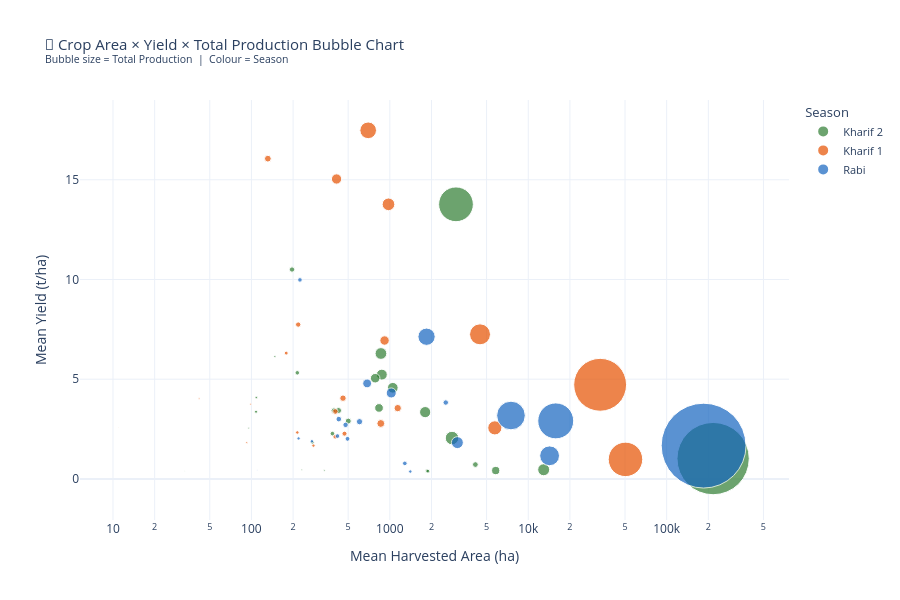

Here is the notebook cell this chart was saved with:
### Markdown cell above
---

## 🫧 Visualization 11 — Plotly Interactive Bubble Chart: Area × Yield × Production
### (Plotly)

### Code cell
crop_bubble = (df.groupby(['Crop Name','Season'])
                 .agg(Mean_Yield=('Yield','mean'),
                      Mean_Area=('Area','mean'),
                      Total_Production=('Production','sum'),
                      Count=('Yield','count'))
                 .reset_index().round(2))

fig2 = px.scatter(
    crop_bubble,
    x='Mean_Area', y='Mean_Yield',
    size='Total_Production', color='Season',
    hover_name='Crop Name',
    size_max=60,
    color_discrete_map={'Rabi': '#1565C0', 'Kharif 1': '#E65100', 'Kharif 2': '#2E7D32'},
    labels={'Mean_Area': 'Mean Harvested Area (ha)',
            'Mean_Yield': 'Mean Yield (t/ha)',
            'Total_Production': 'Total Production (tonnes)'},
    title='🫧 Crop Area × Yield × Total Production Bubble Chart<br>'
          '<sup>Bubble size = Total Production  |  Colour = Season</sup>',
    log_x=True
)
fig2.update_layout(height=600, template='plotly_white',
                   legend=dict(title='Season', font=dict(size=11)),
                   title_font_size=15)
fig2.write_html('viz11_bubble_area_yield.html')
fig2.show()

print("""
📌 Interpretation:
   The bubble chart reveals that some crops have small harvested area but very high
   yield (top-left), while others occupy large areas with modest yields (bottom-right).
   Bubble size (total production) highlights strategic crops — Boro rice has the
   largest bubble, confirming it is Bangladesh's dominant staple food crop.

🔗 Business Relevance:
   Policymakers should distinguish between high-yield crops (intensive farming)
   and high-production crops (staple food security). This chart guides resource
   allocation between food security crops vs high-value export crops.
""")

### Figure 1 — Plotly figure (JSON) as saved in the notebook; plotly's stock layout.template omitted (floating-point values rounded to 4 significant figures)
{"data": [{"hovertemplate": "<b>%{hovertext}</b><br><br>Season=Kharif 2<br>Mean Harvested Area (ha)=%{x}<br>Mean Yield (t/ha)=%{y}<br>Total Production (tonnes)=%{marker.size}<extra></extra>", "hovertext": ["Aman", "Arhar", "Barbati", "Betelnut", "Black Berry", "Cabbage", "Carrot", "Cauliflower", "Cucumber", "Garlic", "Gourd", "Gram", "Green Palmyra", "Jamrul", "Lentil", "Mashkalai", "Motor", "Mug", "Oal Kachu", "Palong Shak", "Patal", "Pineapple", "Puishak", "Radish", "Rape & Mustard", "Shalgom", "Sugarcane", "Tobacco"], "legendgroup": "Kharif 2", "marker": {"color": "#2E7D32", "size": [14437769, 458, 33266, 345773, 56899, 380243, 27551, 327717, 94889, 501608, 251753, 4996, 79038, 12688, 185500, 37334, 8051, 41173, 17028, 60495, 98440, 208141, 97998, 315602, 396574, 9206, 3332528, 88993], "sizemode": "area", "sizeref": 5524.0, "symbol": "circle"}, "mode": "markers", "name": "Kharif 2", "orientation": "v", "showlegend": true, "type": "scatter", "x": [216500.0, 33.06, 276.1, 1799.0, 214.5, 862.3, 108, 875.3, 395.0, 2813.0, 783.7, 230.7, 196.5, 147.8, 5818.0, 1858.0, 336.4, 1884.0, 108.5, 384.9, 500.8, 835.3, 426.2, 1051.0, 12930.0, 95.63, 3005.0, 4150.0], "xaxis": "x", "y": [1.02, 0.4, 1.83, 3.35, 5.32, 6.29, 3.37, 5.23, 3.42, 2.05, 5.05, 0.46, 10.5, 6.14, 0.42, 0.41, 0.43, 0.39, 4.08, 2.27, 2.9, 3.56, 3.43, 4.57, 0.46, 2.55, 13.77, 0.72], "yaxis": "y"}, {"hovertemplate": "<b>%{hovertext}</b><br><br>Season=Kharif 1<br>Mean Harvested Area (ha)=%{x}<br>Mean Yield (t/ha)=%{y}<br>Total Production (tonnes)=%{marker.size}<extra></extra>", "hovertext": ["Amra", "Aus", "Beans", "Chalkumra", "Dalim", "Date Palm", "Green Coconut", "Green Papaya", "Guava", "Jack Fruit", "Jambura", "Jhinga", "Jute", "Kakrol", "Kolmi Shak", "Lady’S Finger", "Maize 1", "Malta", "Mango", "Mukhi Kachu", "Ripe Papaya", "Safeda", "Taramind", "Wood Apple"], "legendgroup": "Kharif 1", "marker": {"color": "#E65100", "size": [42527, 3284707, 169640, 88001, 1392, 149761, 442708, 292339, 243957, 769100.0, 78648, 55917, 7725087, 33856, 10895, 70232, 552755, 6501, 1214597, 114049, 125758, 7552, 9468, 30009], "sizemode": "area", "sizeref": 5524.0, "symbol": "circle"}, "mode": "markers", "name": "Kharif 1", "orientation": "v", "showlegend": true, "type": "scatter", "x": [178.4, 50390.0, 860.3, 403.4, 10.95, 1140, 977.8, 412.1, 915.9, 697.3, 217.9, 402.8, 33050.0, 214.6, 92.56, 470.5, 5734.0, 389.9, 4482.0, 458.7, 131.5, 41.89, 98.87, 280.7], "xaxis": "x", "y": [6.31, 0.98, 2.78, 3.38, 2.59, 3.55, 13.77, 15.04, 6.94, 17.48, 7.74, 2.11, 4.72, 2.33, 1.82, 2.27, 2.56, 3.33, 7.25, 4.05, 16.06, 4.03, 3.75, 1.67], "yaxis": "y"}, {"hovertemplate": "<b>%{hovertext}</b><br><br>Season=Rabi<br>Mean Harvested Area (ha)=%{x}<br>Mean Yield (t/ha)=%{y}<br>Total Production (tonnes)=%{marker.size}<extra></extra>", "hovertext": ["Banana", "Boro", "Boroi", "Cheena", "Chili", "Danta", "Danta Shak", "Ginger", "Groundnut", "Karala", "Lal Shak", "Laushak", "Lemon", "Maize 2", "Onion", "Palmyra Palm", "Pumpkin", "Sesame", "Sweet Potato", "Wheat"], "legendgroup": "Rabi", "marker": {"color": "#1565C0", "size": [826133, 19885283, 107958, 937, 393551, 86460, 30360, 81705, 59524, 59297, 65336, 32362, 81587, 3563659, 2268733, 57551, 215496, 32417, 279784, 1085367], "sizemode": "area", "sizeref": 5524.0, "symbol": "circle"}, "mode": "markers", "name": "Rabi", "orientation": "v", "showlegend": true, "type": "scatter", "x": [1842.0, 184800.0, 603.9, 110.1, 3074.0, 427.8, 219.2, 479.0, 1283.0, 418.7, 494.7, 273.4, 2535.0, 15790.0, 7501.0, 224.2, 685.5, 1405.0, 1024.0, 14260.0], "xaxis": "x", "y": [7.13, 1.67, 2.87, 0.45, 1.82, 3, 2.03, 2.71, 0.78, 2.15, 2.01, 1.89, 3.83, 2.91, 3.18, 9.98, 4.79, 0.37, 4.31, 1.16], "yaxis": "y"}], "layout": {"height": 600, "legend": {"font": {"size": 11}, "itemsizing": "constant", "title": {"text": "Season"}, "tracegroupgap": 0}, "title": {"font": {"size": 15}, "text": "🫧 Crop Area × Yield × Total Production Bubble Chart<br><sup>Bubble size = Total Production  |  Colour = Season</sup>"}, "xaxis": {"anchor": "y", "domain": [0, 1], "title": {"text": "Mean Harvested Area (ha)"}, "type": "log"}, "yaxis": {"anchor": "x", "domain": [0, 1], "title": {"text": "Mean Yield (t/ha)"}}}}
